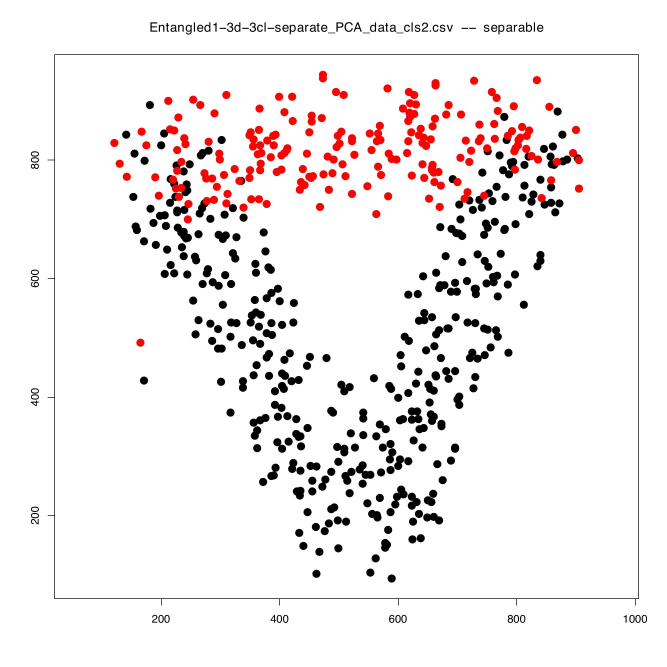
#> input picture DL_Approach/images/Entangled1-3d-3cl-separate_PCA_data_cls2.jpg, 2000 x 2000 px (shown at 1/3 size); its folder holds 4 pictures in this run
$ jupyter execute --allow-errors Image_converter.ipynb
#> lines starting #> are read from the running program, lines starting #| are printed output that depends on the picture
[cell 1]
import matplotlib.pyplot as plt
from pdf2image import convert_from_path, convert_from_bytes
import matplotlib.image as mpimg
from pdf2image.exceptions import PDFInfoNotInstalledError,PDFPageCountError,PDFSyntaxError

import os
import cv2
from PIL import Image
plt.rcParams['figure.figsize'] = [12, 6]

#> (a cell that did not finish here is left out)

[cell 3]
x=150;y=150;
h=2000;w=1500;

for file in os.listdir('./images'):
    img = cv2.imread('./images/'+file)
#> img is the input picture: shape (2000, 2000, 3); mean B, G, R 237.4, 237.4, 242.4
    crop_img = img[y:-230, x:]
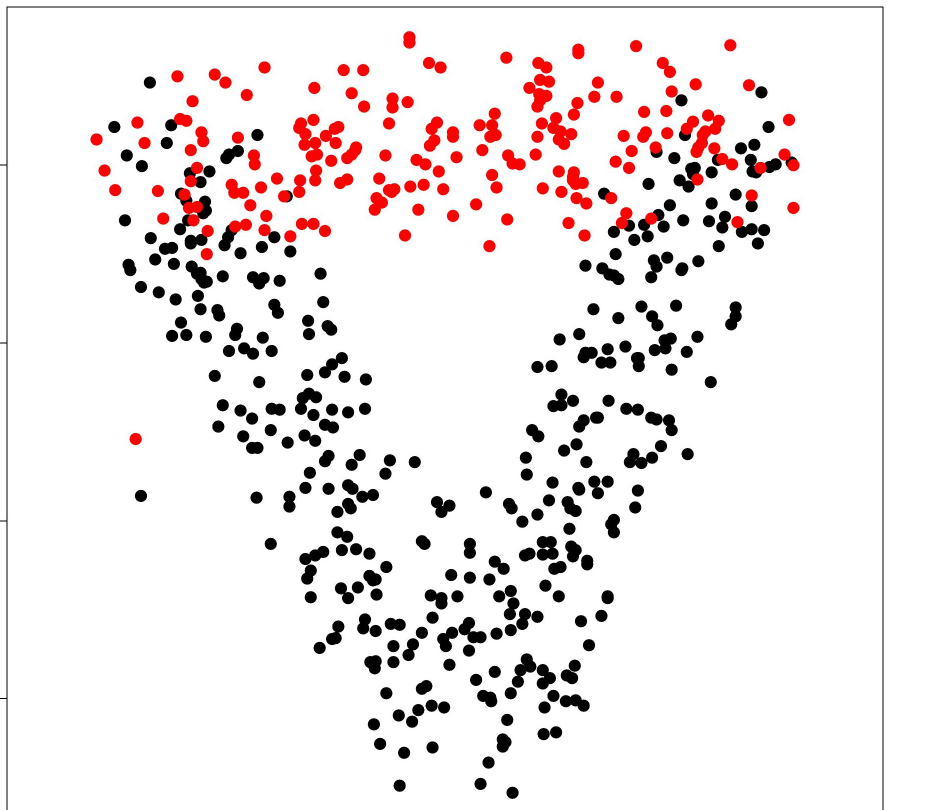
#> crop_img: shape (1620, 1850, 3) (shown at 1/2 size); mean B, G, R 232.9, 233, 239.6
    cv2.imwrite("./final_imgs/"+file, crop_img)
#> pass 2 of the loop `for file in os.listdir('./images'):`:
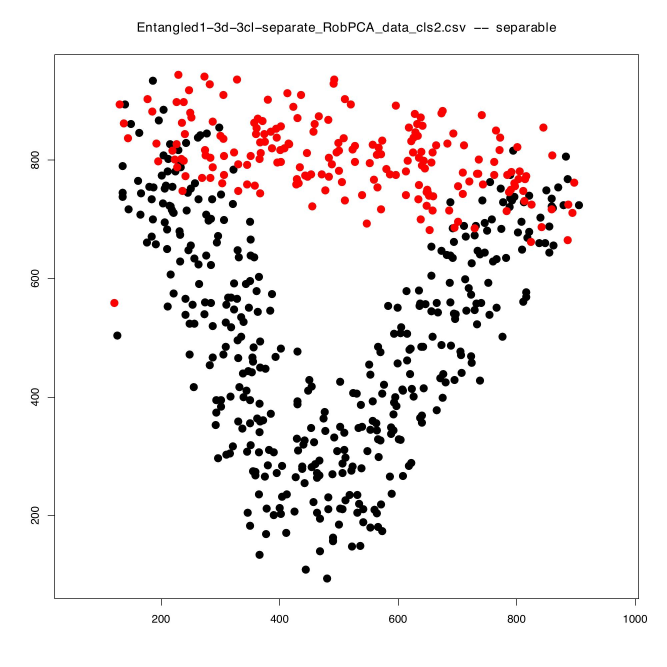
#> input picture DL_Approach/images/Entangled1-3d-3cl-separate_RobPCA_data_cls2.jpg, 2000 x 2000 px (shown at 1/3 size)
#> img is the input picture: shape (2000, 2000, 3); mean B, G, R 237.4, 237.5, 242.4
#> `crop_img = img[y:-230, x:]`:
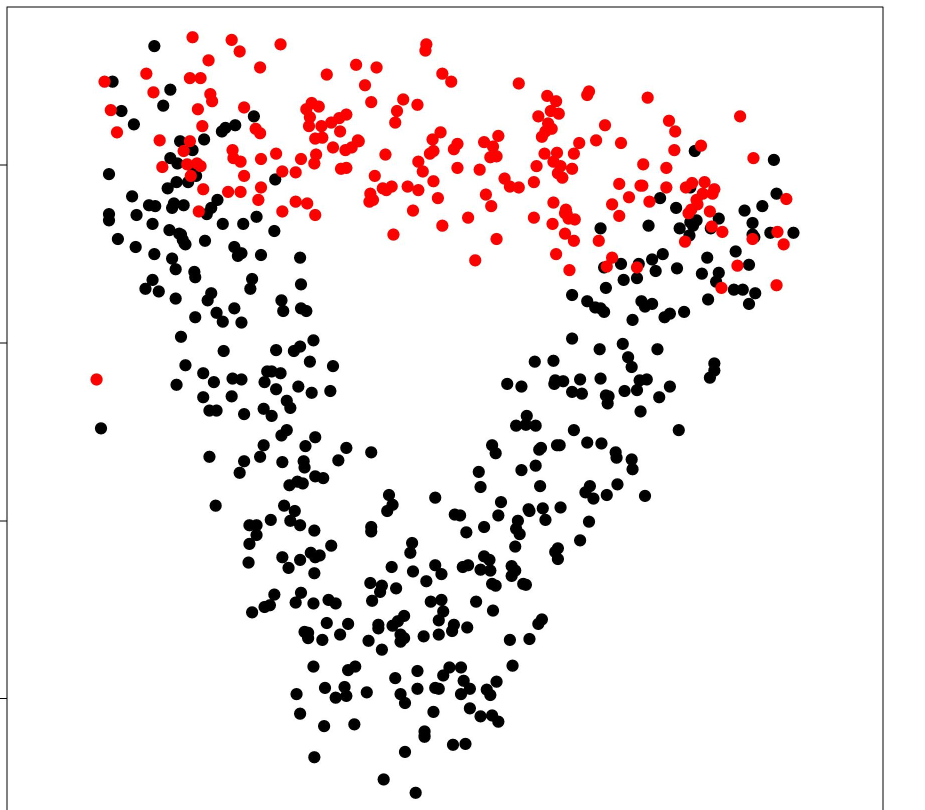
#> crop_img: shape (1620, 1850, 3) (shown at 1/2 size); mean B, G, R 233.1, 233.1, 239.8
#> pass 3 of the loop `for file in os.listdir('./images'):`:
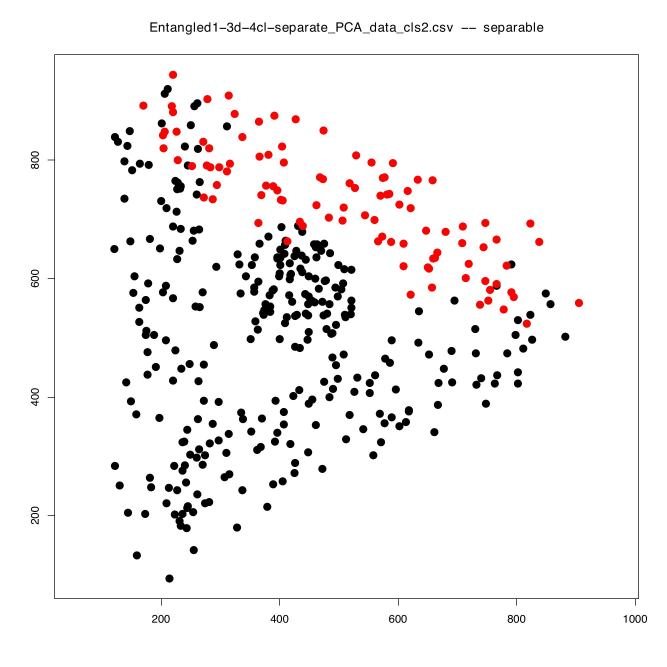
#> input picture DL_Approach/images/Entangled1-3d-4cl-separate_PCA_data_cls2.jpg, 2000 x 2000 px (shown at 1/3 size)
#> img is the input picture: shape (2000, 2000, 3); mean B, G, R 242.6, 242.6, 245.1
#> `crop_img = img[y:-230, x:]`:
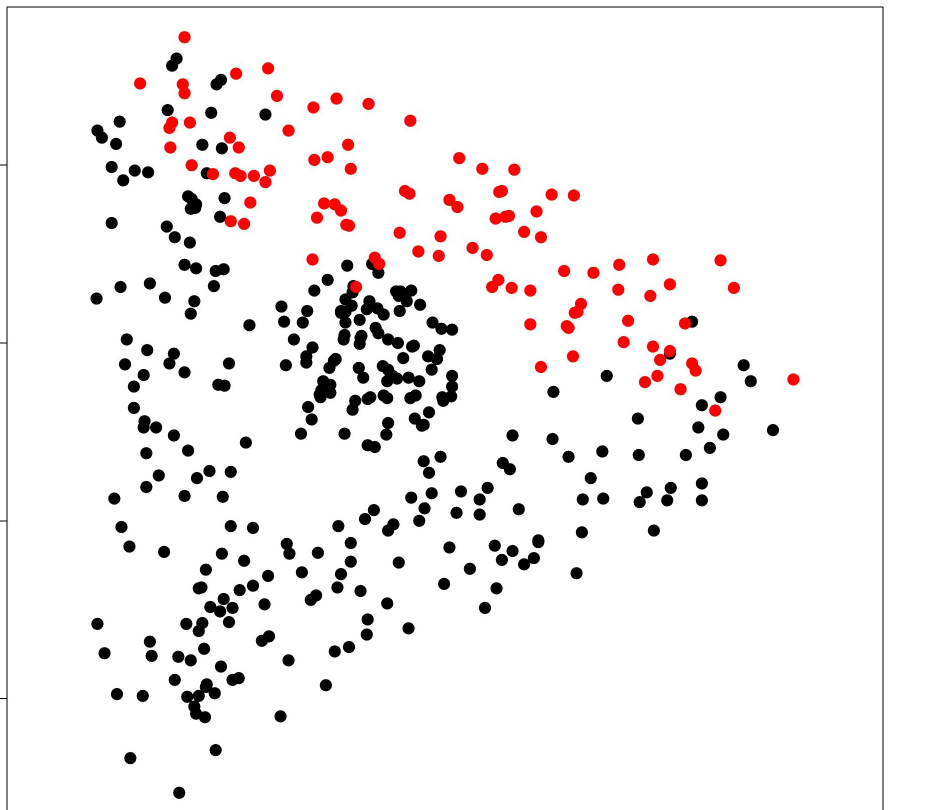
#> crop_img: shape (1620, 1850, 3) (shown at 1/2 size); mean B, G, R 239.9, 239.9, 243.3
#> the loop made 4 passes; the first 3 are shown
print("Final dataset is prepared");
